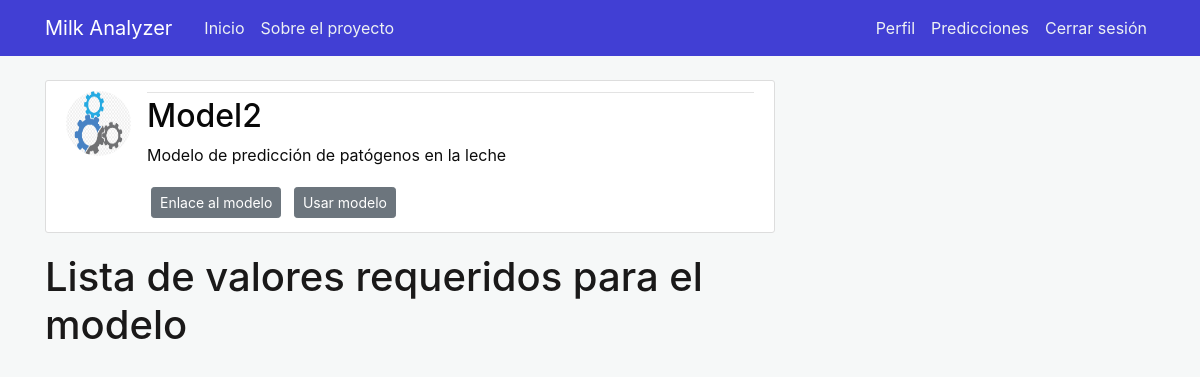
Screenshot of /aimodel/2 (signed in) with the database file from the repository.
### milkanalyzer/models.py (models this page shows, shortened)
class AIModel(db.Model):
    __tablename__ = 'aimodel'
    id = db.Column(db.Integer, primary_key=True)
    name = db.Column(db.String(50), nullable=False)
    type = db.Column(db.String(100), nullable=False)
    description = db.Column(db.Text, nullable=False)
    url = db.Column(db.String(50), nullable=False)
    aimodel_picture = db.Column(db.String(20), nullable=False, default='defaultmodel.jpg')

### milkanalyzer/aimodels/routes.py (the view)
@aimodels.route("/aimodel/<int:id>")
def aimodel(id):
    aimodel = AIModel.query.get_or_404(id)
    values = Value.query.filter_by(aimodel_id = aimodel.id).all()
    return render_template('aimodel.html', title=aimodel.name, aimodel=aimodel, values=values)

### milkanalyzer/models.py (called while the page is built)
@login_manager.user_loader
def get_user(user_id):
    return User.query.get(int(user_id))

### milkanalyzer/templates/aimodel.html (shortened to what this page needs)
{% extends "layout.html" %}
{% block content %}
<article class="media content-section">
  <img class="rounded-circle article-img"
    src="{{ url_for('static', filename='aimodel_images/' + aimodel.aimodel_picture) }}">
  <div class="media-body">
    <div class="article-metadata">
    </div>
    <h2 class="article-title">{{ aimodel.name }}</h2>
    <p class="article-content">{{ aimodel.description }}</p>
    <a class="btn btn-secondary btn-sm m-1" href="{{ aimodel.url }} ">Enlace al modelo</a>
    {% if current_user.is_authenticated %}
    <a class="btn btn-secondary btn-sm m-1" href="{{ url_for('aimodels.use_aimodel', id=aimodel.id) }}">Usar modelo</a>
    {% endif %}
  </div>
</article>
<h1>Lista de valores requeridos para el modelo</h1></br>
{% endblock content %}

### milkanalyzer/static/main.css (style rules this page uses)
body { background: #f6f8f8; color: #0c0c0c; margin-top: 5rem; }
h1, h2, h3, h4, h5, h6 { color: #1a1919; }
.content-section { background: #ffffff; padding: 10px 20px; border: 1px solid #dddddd; border-radius: 3px; margin-bottom: 20px; }
.article-title { color: #080808; }
.article-content { white-space: pre-line; }
.article-img { height: 65px; width: 65px; margin-right: 16px; }
.article-metadata { padding-bottom: 1px; margin-bottom: 4px; border-bottom: 1px solid #e3e3e3 }

### rows the page displays
AIModel: aimodel_picture (placeholder picture), name "Model2", description "Modelo de predicción de patógenos en la leche"
